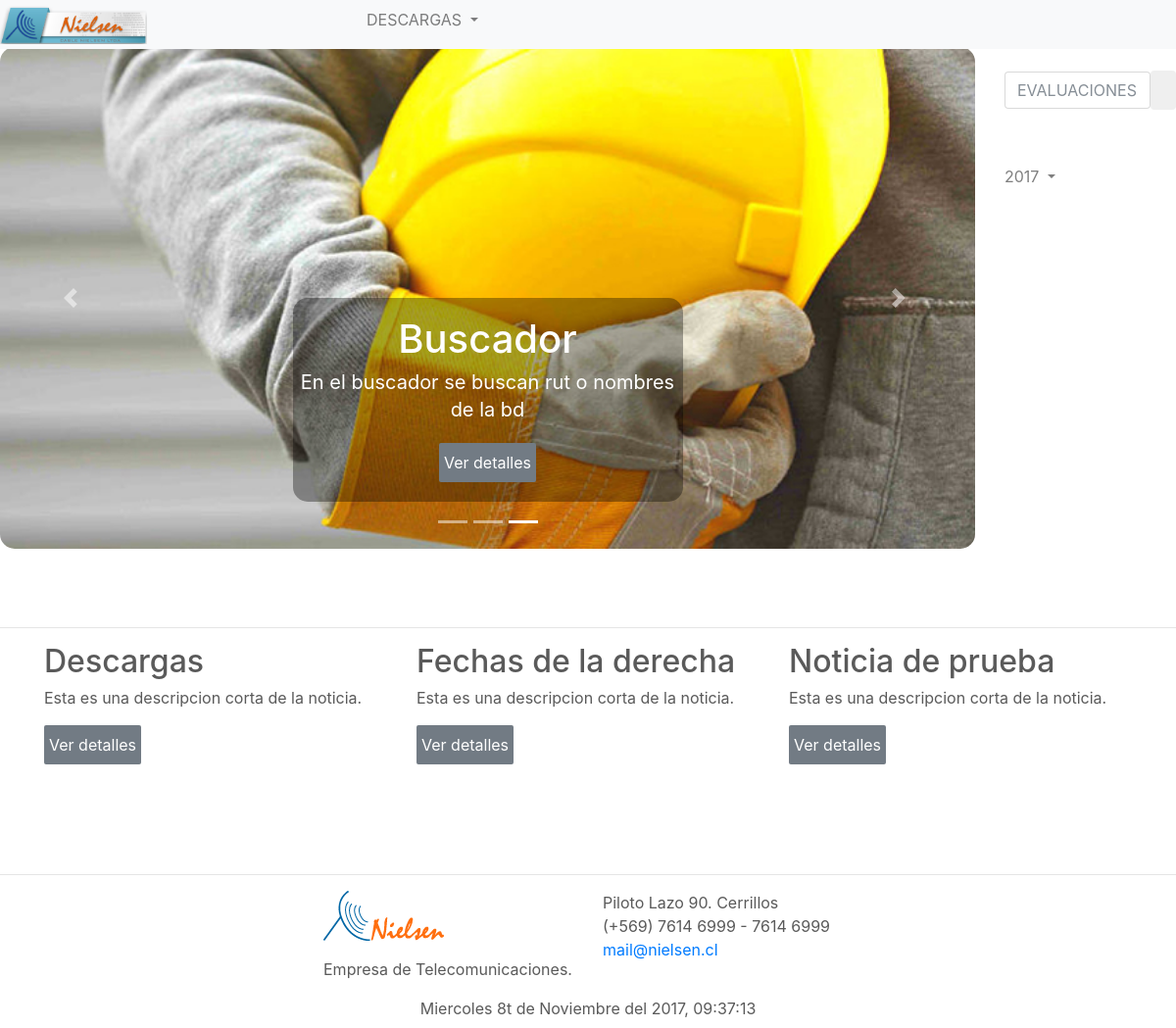
The page / on the database its author committed.
### tables this page shows
CREATE TABLE IF NOT EXISTS `tbl_noticias_blog` (
  `id` int(10) unsigned NOT NULL AUTO_INCREMENT,
  `Fecha` datetime NOT NULL DEFAULT CURRENT_TIMESTAMP,
  `titulo` text NOT NULL,
  `dcorta` text NOT NULL,
  `dlarga` text NOT NULL,
  `estatus` text NOT NULL,
  `ano` text NOT NULL,
  `mes` text NOT NULL,
  `origen` text NOT NULL,
  PRIMARY KEY (`id`)
);

CREATE TABLE IF NOT EXISTS `tblnoticias_menu` (
  `idopcion` int(10) unsigned NOT NULL AUTO_INCREMENT,
  `descripcion` varchar(45) NOT NULL,
  `PosI` int(10) unsigned NOT NULL,
  PRIMARY KEY (`idopcion`)
);

### vista/overall/contenedor.php (the view, shortened to what this page needs)
<hr>
<div class="container">
    <div class="row">
        <?php
                $link=conectar();
                            $dc=mysqli_query($link,"Select * from tbl_noticias_blog where estatus != 'off' Order By id DESC limit 3");
                            while($titulo=mysqli_fetch_array($dc)){
            ?>
            <div class="col-md-4">
                <h2>
                    <?php echo $titulo['titulo']; ?>
                </h2>
                <p>
                    <?php echo utf8_encode($titulo['dcorta']); ?>. </p>
                <button class="btn btn-secondary shadow_effect" onclick="irnoti(<?php echo $titulo['id'];?>);" role="button" ><span>Ver detalles</span></button>
            </div>
            <?php
                            }
            ?>
    </div>
    <br>
    <br>
</div>

### index.php (shortened to what this page needs)
<!DOCTYPE html>
<html lang="es">
   <head>
    <link href="assets/css/bootstrap.min.css" rel="stylesheet">
    <link href="assets/css/jumbotron.css" rel="stylesheet">
</head>
    <body class="pb-0">
    <?php
$link=conectar();
if (isset($_GET['view']))
    $view=strtoupper($_GET['view']);
else
    $view='INDEX';
if ($view == 'INDEX'){ include ('vista/home/index.php'); }
include('vista/overall/reloj.php');
?>
        <div class="wrapper">
        <?php include ('vista/overall/menu.php');?>
    </div>
    </body>
    </html>

### vista/home/index.php (shortened to what this page needs)
<div class="row">
    <div class="col-md-10">
        <?php  include('vista/overall/carusel.php');  ?>
   </div>
    <div class="col-md-2">
        <?php   include('vista/overall/navDerecho.php'); ?>
        <br>
    </div>
    </div>
    <?php include('vista/overall/contenedor.php');?>
    <br>
    <br>

### vista/overall/carusel.php (shortened to what this page needs)
<div id="myCarousel" class="carousel slide" data-ride="carousel">
    <ol class="carousel-indicators">
        <li data-target="#myCarousel" data-slide-to="0" class=""></li>
        <li data-target="#myCarousel" data-slide-to="1" class=""></li>
        <li data-target="#myCarousel" data-slide-to="2" class="active"></li>
    </ol>
            <div class="carousel-inner" style="border-radius:15px;">
    <?php
                $link=conectar();
            $d1=mysqli_query($link,"Select * from tbl_noticias_blog where estatus='importante1' ORDER BY ID DESC limit 1 ");
            $d2=mysqli_query($link,"Select * from tbl_noticias_blog where estatus='importante2' ORDER BY ID DESC limit 1 ");
            $d3=mysqli_query($link,"Select * from tbl_noticias_blog where estatus='importante3' ORDER BY ID DESC limit 1 ");
                            while($titulo=mysqli_fetch_array($d1)){
            ?>
            <div class="carousel-item">
                <img class="first-slide" src="/modulonoticias/assets/img/formacion-1024x588.jpg" alt="First slide">
                <div class="container">
                    <div class="carousel-caption d-none d-md-block">
                        <h1>
                            <?php echo $titulo['titulo']; ?>
                        </h1>
                        <p>
                            <?php echo $titulo['dlarga'];?>
                        </p>
                        <button class="btn btn-secondary shadow_effect" onclick="irnoti(<?php echo $titulo['id'];?>);" role="button"><span>Ver detalles</span></button>
                    </div>
                </div>
            </div>
            <?php }while($titulo=mysqli_fetch_array($d2)){    ?>
            <div class="carousel-item">
                <img class="second-slide" src="/modulonoticias/assets/img/slide-1240x327.jpg" alt="Second slide">
                <div class="container">
                    <div class="carousel-caption d-none d-md-block">
                        <h1>
                            <?php echo $titulo['titulo']; ?>
                        </h1>
                        <p>
                            <?php echo $titulo['dlarga'];?>
                        </p>
                        <button class="btn btn-secondary shadow_effect" onclick="irnoti(<?php echo $titulo['id'];?>);" role="button"><span>Ver detalles</span></button>
                    </div>
                </div>
            </div>
            <?php }while($titulo=mysqli_fetch_array($d3)){    ?>
            <div class="carousel-item active">
                <img class="third-slide" src="/modulonoticias/assets/img/prevencion-riesgos-laborales.jpg" alt="Third slide">
                <div class="container">
                    <div class="carousel-caption d-none d-md-block">
                        <h1>
                            <?php echo $titulo['titulo']; ?>
                        </h1>
                        <p>
                            <?php echo $titulo['dlarga'];?>
                        </p>
                        <button class="btn btn-secondary shadow_effect" onclick="irnoti(<?php echo $titulo['id'];?>);" role="button"><span>Ver detalles</span></button>
                    </div>
                </div>
            </div>
    </div>
<?php } ?>
        <a class="carousel-control-prev" href="#myCarousel" role="button" data-slide="prev">
            <span class="carousel-control-prev-icon" aria-hidden="true"></span>
        </a>
        <a class="carousel-control-next" href="#myCarousel" role="button" data-slide="next">
            <span class="carousel-control-next-icon" aria-hidden="true"></span>
        </a>
</div>

### vista/overall/navDerecho.php (shortened to what this page needs)
<nav class="navbar-light bg-transparent" style="position: fixed;">
    <ul class="navbar-nav ">
        <br>
        <?php
                    $obtenermenu=mysqli_query($link,"Select * from tblnoticias_menu where descripcion='EVALUACIONES' ");
                    while($menu=mysqli_fetch_array($obtenermenu))
                    {
                        ?>
            <div id="busqueda">
                <div class="input-group-btn">
                    <input class="form-control" placeholder="<?php echo utf8_encode($menu['descripcion']); ?>" name="view" id="buscar" type="text">
                    <button class="btn btn-default" onclick="return cargarbusqueda();" id="opener"></button>
                </div>
            </div>
            <br>
            <br>
            <div id="datos" class="navbar-expand">
                <?php
                                                $resyear=mysqli_query($link,"select distinct ano from tbl_noticias_blog where estatus!='off' order by ano desc");
                                                while($menu=mysqli_fetch_array($resyear))
                                                {
                                                    $resmonth=mysqli_query($link,"Select distinct mes from tbl_noticias_blog where ano='$menu[ano]' && estatus!='off'");
                                                    if(mysqli_num_rows($resmonth)>=0)
                                                    {
                                                        ?>
                    <li class="nav-item dropdown mr-auto">
                        <a class="nav-link dropdown-toggle" href="#" id="dropdown01" data-toggle="dropdown" aria-haspopup="true" aria-expanded="false">
                            <span><?php echo utf8_encode($menu['ano']); ?></span> <i class="fa fa-angle-left pull-right"></i>
                        </a>
                    </li>
                    <?php
                                                    }
                                                }
                    }
?>
            </div>
    </ul>
</nav>

### vista/overall/reloj.php (shortened to what this page needs)
<?php
$diasemana=date('l');
$dia=substr($diasemana,0,3);
$numdia=date('jS');
$num=substr($numdia,0,2);
$nombremes=date('F');
$mes=substr($nombremes,0,3);
$ano=date('Y');
$hora=date('H');
$horax=($hora-'03');
$horas=strlen($horax);
if($horas=='1'){
    $datohora='0'.$horax;
}else{
    $datohora=$horax;
}
$minuto=date('i');
$segundos=date('s');
switch($dia)
{
    case 'Wed':
        $dia='Miercoles';
        break;
}
switch($mes)
{
    case 'Nov':
        $mes='Noviembre';
        break;
}
?>
   <center>
    <body onload="actualizarhora()">
        <label type="text" id="tiempo"><?php echo $dia," ",$num," ",'de'," ",$mes," ",'del'," ",$ano,","," ",$datohora,":",$minuto,":",$segundos ?></label>
    </body>
    </center>

### vista/overall/menu.php (shortened to what this page needs)
<nav class="navbar-expand navbar-light  fixed-top bg-light" style="height:50px;">
    <ul class="navbar-nav mr-auto fixed-top ">
        <a href="http://www.cablenielsen.cl/">
            <img class="navbar-brand" src="/modulonoticias/assets/img/n1.png" style="width: 150px;height: 50px;">
        </a>
        <?php
                    $obtenermenu=mysqli_query($link,"Select * from tblnoticias_menu where idopcion!='2' order By PosI");
                    while($menu=mysqli_fetch_array($obtenermenu))
                    {
                        $submenu=mysqli_query($link,"Select * from tblnoticias_submenu where idopcion='$menu[idopcion]' and estado=1 Order By PosS");
                        if(mysqli_num_rows($submenu)>0)
                        {
                            ?>
            <li class="nav-item dropdown mr-auto">
                <a class="nav-link dropdown-toggle" href="#" id="dropdown01" data-toggle="dropdown" aria-haspopup="true" aria-expanded="false" style="margin-left:200px;">
                    <span><?php echo utf8_encode($menu['descripcion']); ?></span> <i class="fa fa-angle-left pull-right"></i>
                </a>
            </li>
            <?php
                        }
                            ?>
                <?php
                    }
            ?>
    </ul>
</nav>

### assets/css/jumbotron.css (style rules this page uses)
body { padding-top: 3rem; color: #5a5a5a; }
.carousel { margin-bottom: 4rem; }
.carousel-caption { z-index: 10; bottom: 3rem; }
.carousel-item { height: 32rem; background-color: #777; }
.carousel-item>img { position: absolute; top: 0; left: 0; min-width: 100%; height: 32rem; }
@media (min-width: 40em) { .carousel-caption p { margin-bottom: 1.25rem; font-size: 1.25rem; line-height: 1.4; } }
.shadow_effect { background-color:#727b84; color:#fff; border-radius:2px; border:none; padding:5px 5px; }

### vista/home/index.php (style rules this page uses)
.carousel-caption { background: rgba(0, 0, 0, 0.35); left:30%; width: 40%; border-radius: 15px; }

### rows shown on the page
tbl_noticias_blog: titulo "Buscador", dlarga "En el buscador se buscan rut o nombres de la bd"
tblnoticias_menu: view "EVALUACIONES", ano "2017"
tbl_noticias_blog: titulo "Descargas", dcorta "Esta es una descripcion corta de la noticia"
tbl_noticias_blog: titulo "Fechas de la derecha", dcorta "Esta es una descripcion corta de la noticia"
tbl_noticias_blog: titulo "Noticia de prueba", dcorta "Esta es una descripcion corta de la noticia"
tblnoticias_menu: descripcion "DESCARGAS"

### other values the page prints
$dia "Miercoles"
$num "8t"
$mes "Noviembre"
$ano "2017"
$datohora "09"
